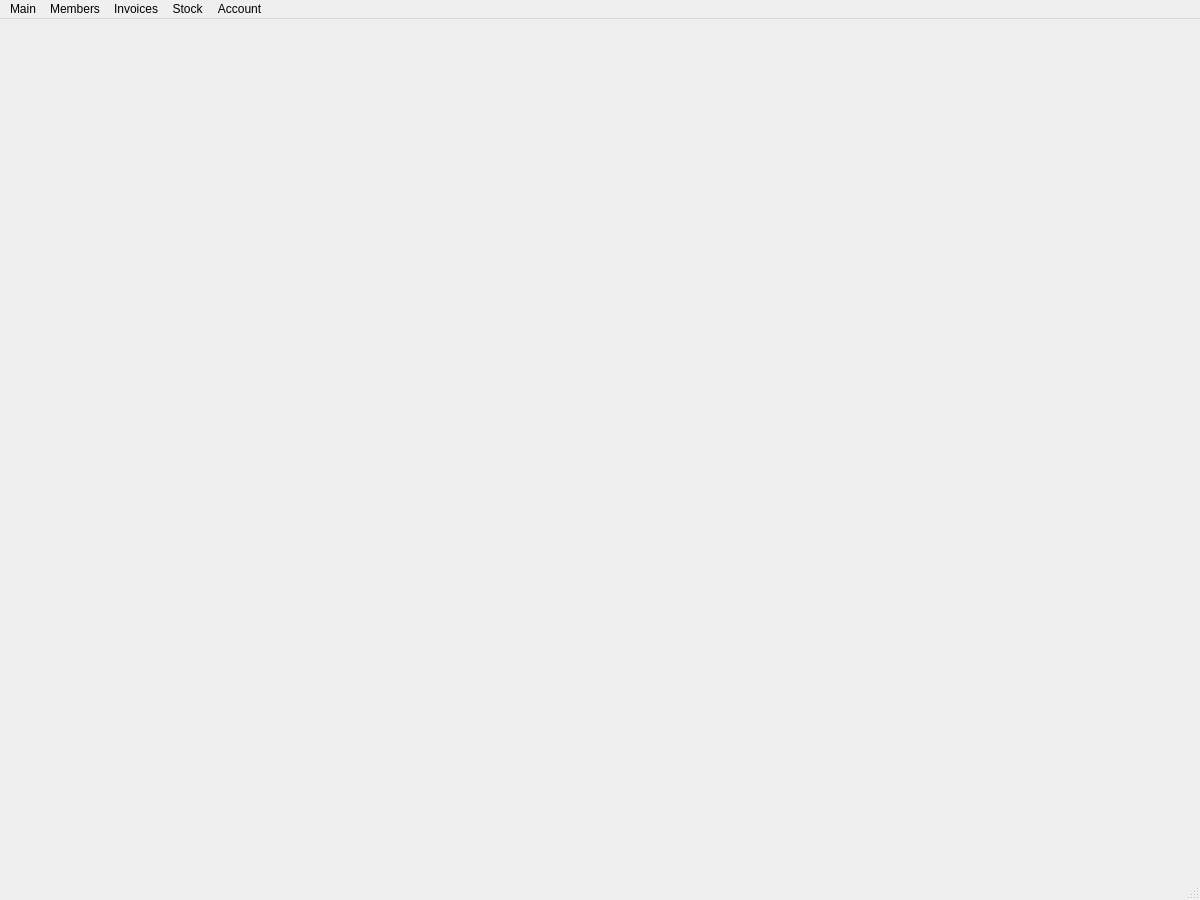
<?xml version="1.0" encoding="UTF-8"?>
<ui version="4.0">
 <class>AdminMainWindow</class>
 <widget class="QMainWindow" name="AdminMainWindow">
  <property name="geometry">
   <rect>
    <x>0</x>
    <y>0</y>
    <width>1200</width>
    <height>900</height>
   </rect>
  </property>
  <property name="minimumSize">
   <size>
    <width>1200</width>
    <height>900</height>
   </size>
  </property>
  <property name="windowTitle">
   <string>MainWindow</string>
  </property>
  <widget class="QWidget" name="centralwidget"/>
  <widget class="QMenuBar" name="menubar">
   <property name="geometry">
    <rect>
     <x>0</x>
     <y>0</y>
     <width>1200</width>
     <height>25</height>
    </rect>
   </property>
   <widget class="QMenu" name="menuMembers">
    <property name="title">
     <string>Members</string>
    </property>
    <addaction name="actionNew_member"/>
    <addaction name="actionMember_information"/>
    <addaction name="separator"/>
    <addaction name="actionSlow_payers"/>
   </widget>
   <widget class="QMenu" name="menuInvoices">
    <property name="title">
     <string>Invoices</string>
    </property>
    <addaction name="actionInvoice_list"/>
   </widget>
   <widget class="QMenu" name="menuStock">
    <property name="title">
     <string>Stock</string>
    </property>
    <addaction name="actionStock_purchase"/>
    <addaction name="actionProduct_consumption"/>
    <addaction name="actionManage_Stock_items"/>
    <addaction name="actionManage_vendors"/>
    <addaction name="actionManage_Stock"/>
   </widget>
   <widget class="QMenu" name="menuAccount">
    <property name="title">
     <string>Account</string>
    </property>
    <addaction name="actionDeposit_Check"/>
    <addaction name="actionAccount_Balance"/>
   </widget>
   <widget class="QMenu" name="menuMain">
    <property name="title">
     <string>Main</string>
    </property>
    <addaction name="actionExit"/>
   </widget>
   <addaction name="menuMain"/>
   <addaction name="menuMembers"/>
   <addaction name="menuInvoices"/>
   <addaction name="menuStock"/>
   <addaction name="menuAccount"/>
  </widget>
  <widget class="QStatusBar" name="statusbar"/>
  <action name="actionMember_information">
   <property name="text">
    <string>Member information</string>
   </property>
  </action>
  <action name="actionNew_member">
   <property name="text">
    <string>New member</string>
   </property>
  </action>
  <action name="actionInvoice_list">
   <property name="text">
    <string>Invoice list</string>
   </property>
  </action>
  <action name="actionSlowPayersExport">
   <property name="text">
    <string>Export</string>
   </property>
  </action>
  <action name="actionSlowPayersPrint">
   <property name="text">
    <string>Print</string>
   </property>
  </action>
  <action name="actionSlowPayersResetAccount">
   <property name="text">
    <string>Reset Account</string>
   </property>
  </action>
  <action name="actionStock_purchase">
   <property name="text">
    <string>Stock purchase</string>
   </property>
  </action>
  <action name="actionProduct_consumption">
   <property name="text">
    <string>Product Consumption</string>
   </property>
  </action>
  <action name="actionManage_Stock_items">
   <property name="text">
    <string>Manage Families/Goods</string>
   </property>
  </action>
  <action name="actionManage_vendors">
   <property name="text">
    <string>Manage Vendors</string>
   </property>
  </action>
  <action name="actionManage_Stock">
   <property name="text">
    <string>Manage Stock</string>
   </property>
  </action>
  <action name="actionDeposit_Check">
   <property name="text">
    <string>Deposit Check</string>
   </property>
  </action>
  <action name="actionAccount_Balance">
   <property name="text">
    <string>Account Balance</string>
   </property>
  </action>
  <action name="actionExit">
   <property name="text">
    <string>Exit</string>
   </property>
  </action>
  <action name="actionSlow_payers">
   <property name="text">
    <string>Slow payers</string>
   </property>
  </action>
 </widget>
 <resources/>
 <connections/>
</ui>
